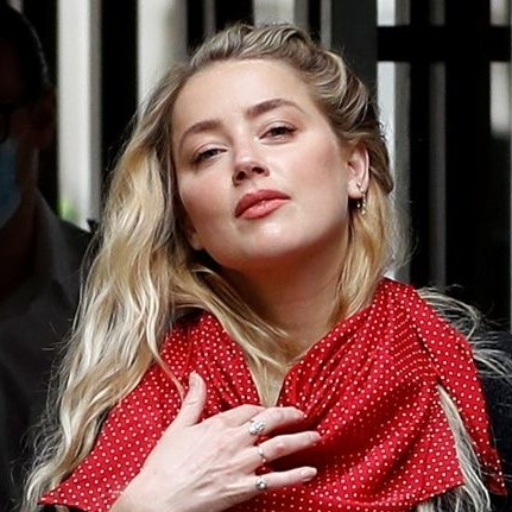
#> input picture amber.jpg, 512 x 512 px
$ python ex2-16.py
#> lines starting #> are read from the running program, lines starting #| are printed output that depends on the picture
# -*- coding: utf-8 -*-
"""
Created on Fri Jan 29 14:16:48 2021

@author: d19fd
"""

import cv2

amber = cv2.imread('amber.jpg')
#> amber is the input picture: shape (512, 512, 3); mean B, G, R 73.1, 78.9, 117.5
cv2.imshow('amber', amber)

b = amber[:,:,0]
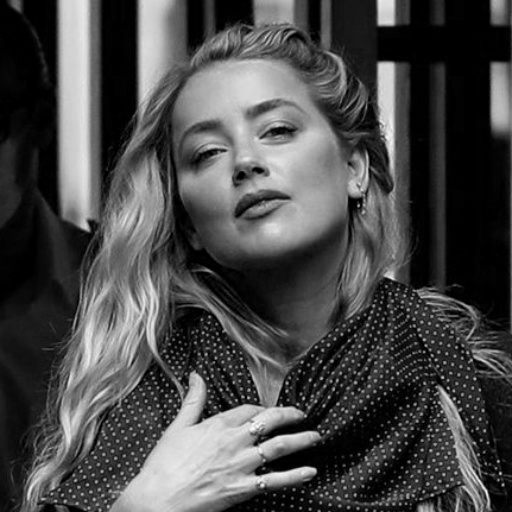
#> b: shape (512, 512); min 0, max 251, mean 73.1
g = amber[:,:,1]
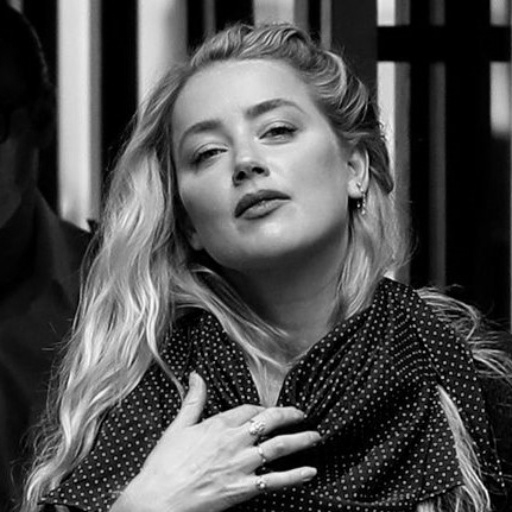
#> g: shape (512, 512); min 0, max 252, mean 78.9
r = amber[:,:,2]
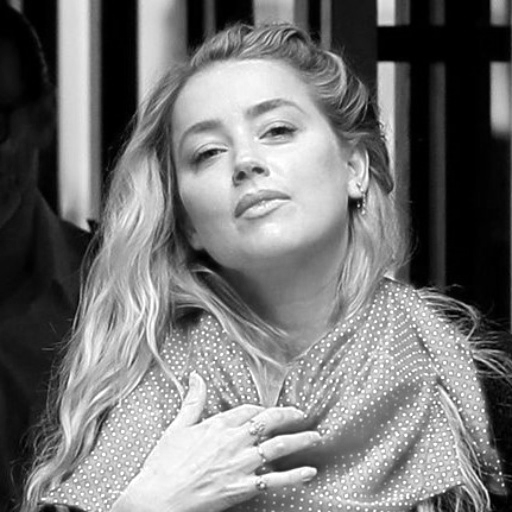
#> r: shape (512, 512); min 0, max 255, mean 117.5
cv2.imshow('b', b)
cv2.imshow('g', g)
cv2.imshow('r', r)

amber[:,:,0] = 0
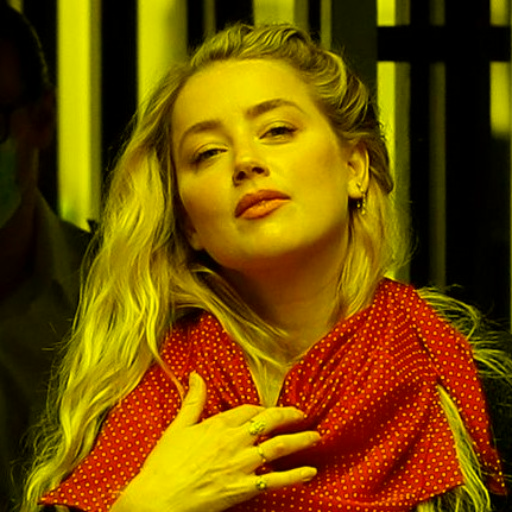
#> amber: shape (512, 512, 3); mean B, G, R 0, 78.9, 117.5
cv2.imshow('amberb0', amber)
amber[:,:,1] = 0
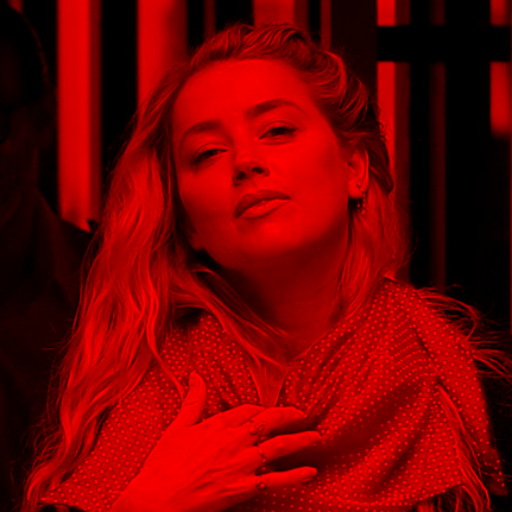
#> amber: shape (512, 512, 3); mean B, G, R 0, 0, 117.5
cv2.imshow('amberg0', amber)

cv2.waitKey()
cv2.destroyAllWindows()

$ run again, with Kate.jpg copied over amber.jpg
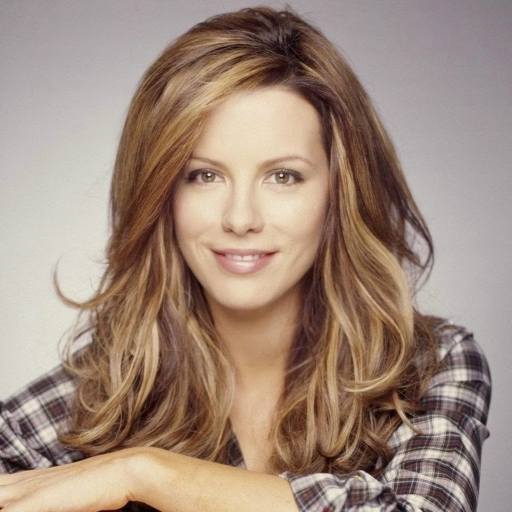
#> input picture Kate.jpg, 512 x 512 px
#> amber is the input picture: shape (512, 512, 3); mean B, G, R 123.9, 138, 159.5
#> `r = amber[:,:,2]`:
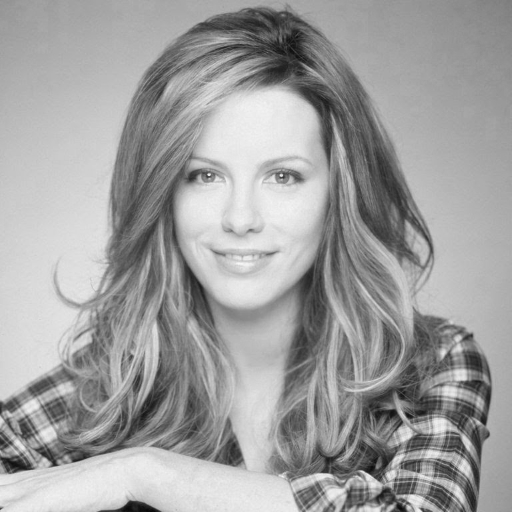
#> r: shape (512, 512); min 7, max 248, mean 159.5
#> `amber[:,:,1] = 0`:
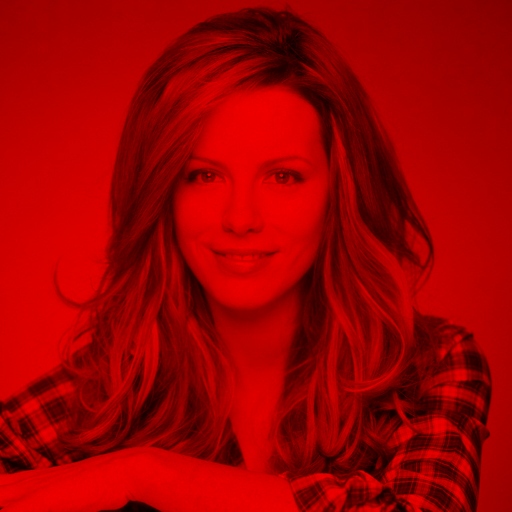
#> amber: shape (512, 512, 3); mean B, G, R 0, 0, 159.5

$ run again, with Kate2.jpg copied over amber.jpg
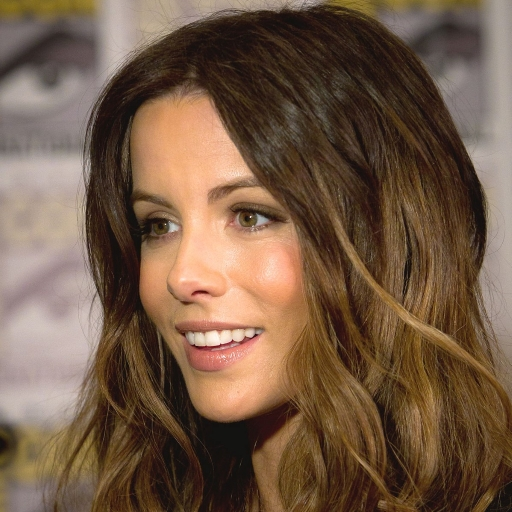
#> input picture Kate2.jpg, 512 x 512 px
#> amber is the input picture: shape (512, 512, 3); mean B, G, R 70, 90.3, 115.7
#> `r = amber[:,:,2]`:
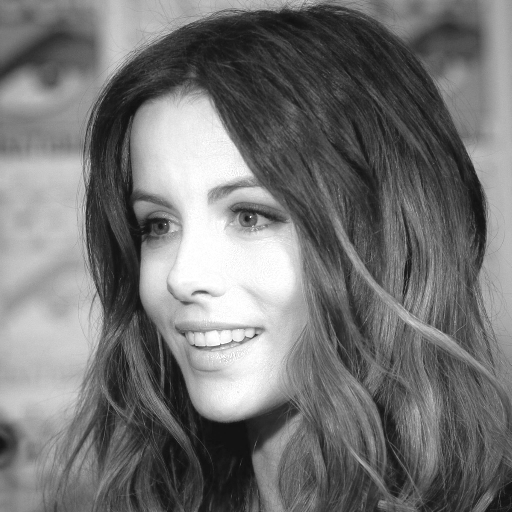
#> r: shape (512, 512); min 15, max 255, mean 115.7
#> `amber[:,:,1] = 0`:
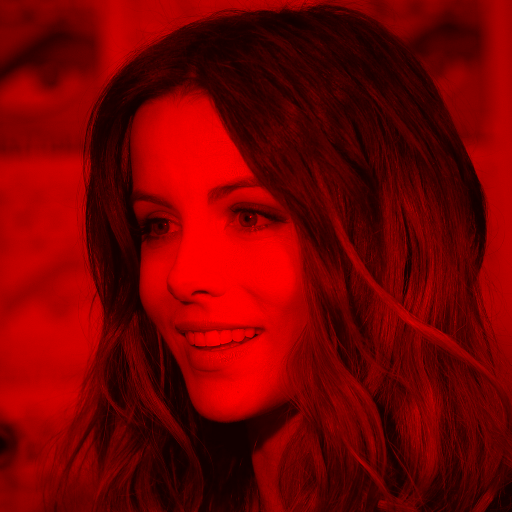
#> amber: shape (512, 512, 3); mean B, G, R 0, 0, 115.7
